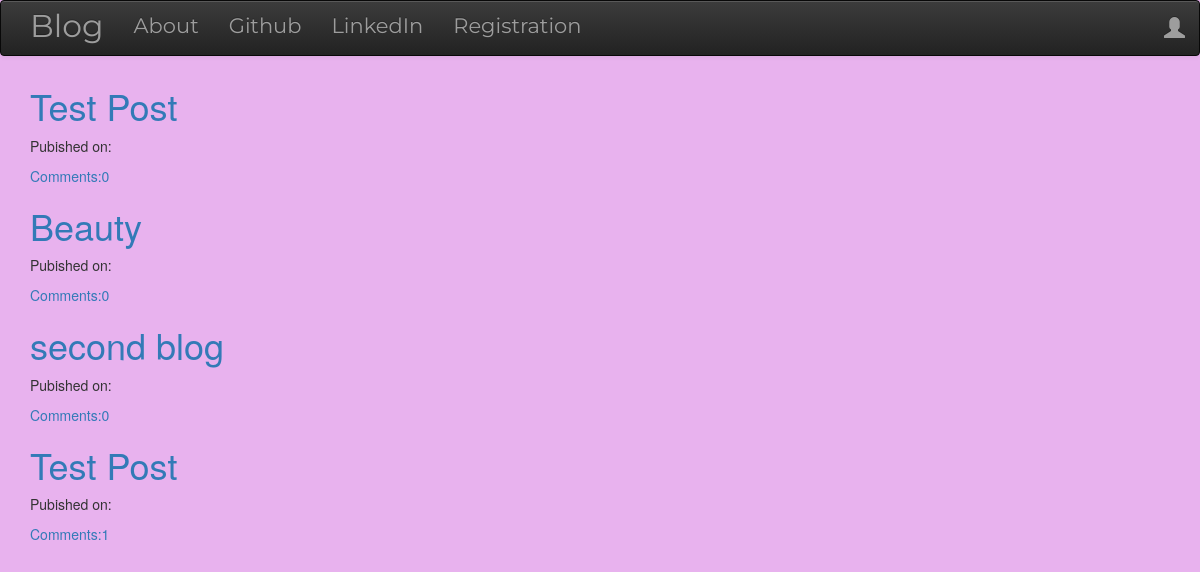
The page / on the database its author committed.
### blog/models.py (models this page shows, shortened)
class Post(models.Model):
    author = models.ForeignKey('auth.User',on_delete=models.CASCADE)
    title = models.CharField(max_length=200)
    text = models.TextField()
    created_date = models.DateTimeField(default=timezone.now)
    published_date = models.DateTimeField(blank=True, null=True)
    def approve_comments(self):
        return self.comments.filter(approved_comment=True)

### blog/views.py (the view)
# urls.py: path('',views.PostListView.as_view(),name='post_list'),
class PostListView(ListView):
    model = Post
    def get_queryset(self):
        return Post.objects.filter(published_date__lte=timezone.now()).order_by('-published_date')

### blog/templates/blog/post_list.html (shortened to what this page needs)
{%extends 'blog/base.html'%}
{%block content%}
<div class="centerstage">
           <ul class="circles">
           </ul>
  {%for post in post_list%}
  <div class="post">
    <h1><a href="{%url 'post_detail' pk=post.pk%}">{{post.title}}</a></h1>
    <div class="date">
      <p>Pubished on:{{post.Pubished|date:"D M Y"}}</p>
    </div>
    <a href="{%url 'post_detail' pk=post.pk%}">Comments:{{post.approve_comments.count}}</a>
  </div>
  {%endfor%}
</div>
{%endblock%}

### blog/static/css/blog.css (style rules this page uses)
.centerstage { margin-left: auto; margin-right: auto; }
.loader { filter:hue-rotate(0deg); color: linear-gradient(45deg,#0f8,#08f); animation:hue 5000ms infinite linear; }
.bg { background-color: #E8B2EE ; }
.circles { position: absolute; top: 0; left: 0; width: 100%; height: 100%; overflow: hidden; z-index: -1 }

### rows shown on the page
Post: title "Test Post", approve_comments.count "0"
Post: title "Beauty", approve_comments.count "0"
Post: title "second blog", approve_comments.count "0"
Post: title "Test Post", approve_comments.count "1"
